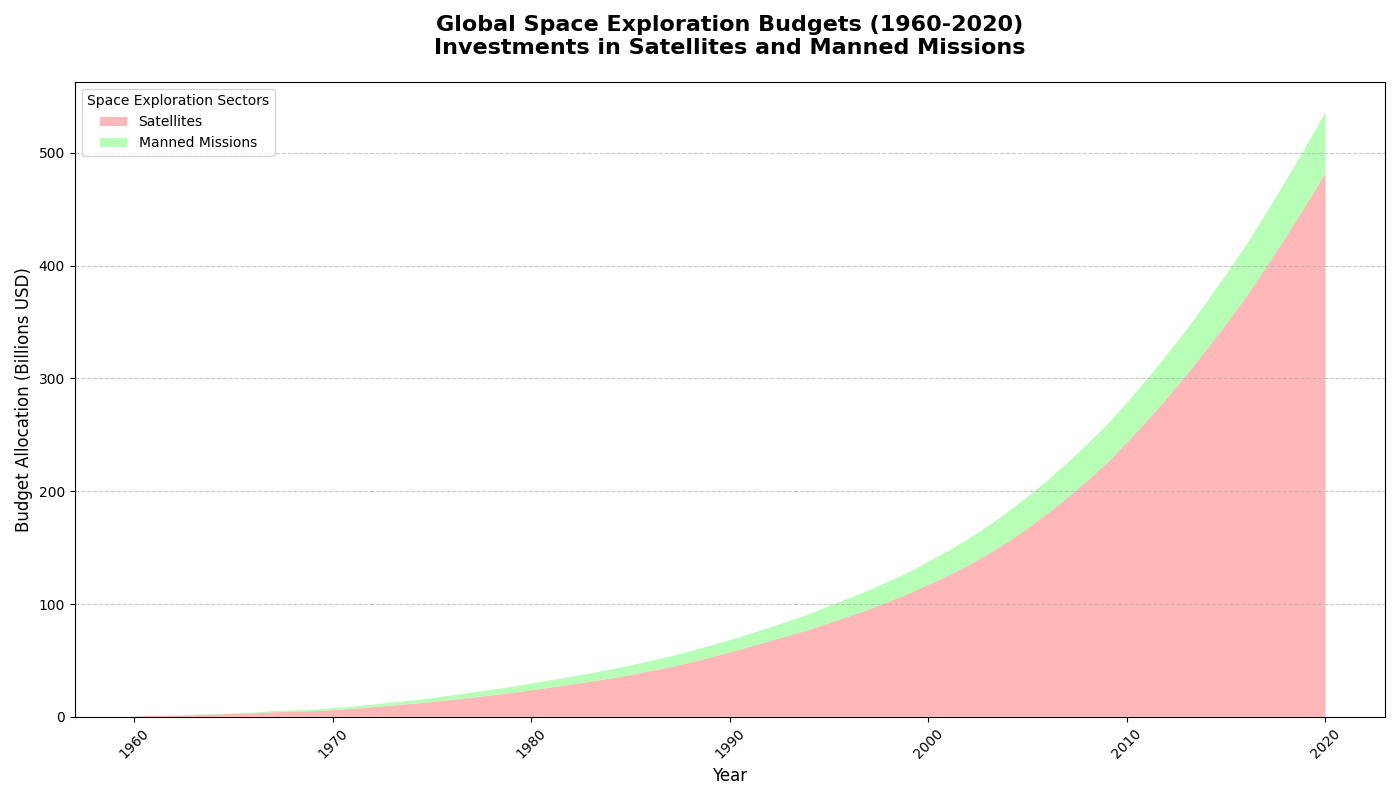

Generate this figure with Python:
import matplotlib.pyplot as plt
import numpy as np

# Define the years from 1960 to 2020
years = np.arange(1960, 2021)

# Define the budget allocations in billions
satellites = np.array([0.5, 0.8, 1.1, 1.5, 2.0, 2.5, 3.0, 4.0, 4.5, 5.0, 6.0, 7.0, 8.5, 10.0, 11.5, 13.0, 15.0, 17.0, 19.0, 21.0, 23.5, 26.0, 28.5, 31.0, 34.0, 37.0, 40.5, 44.0, 48.0, 52.5, 57.0, 62.0, 67.0, 72.0, 77.0, 83.0, 89.0, 95.0, 102.0, 109.0, 117.0, 125.0, 134.0, 144.0, 155.0, 167.0, 180.0, 194.0, 209.0, 225.0, 243.0, 262.0, 282.0, 303.0, 325.0, 348.0, 372.0, 398.0, 425.0, 453.0, 482.0])
missions = np.array([0.0, 0.1, 0.2, 0.3, 0.4, 0.6, 0.8, 1.0, 1.2, 1.4, 1.7, 2.0, 2.3, 2.7, 3.0, 3.5, 4.0, 4.5, 5.0, 5.5, 6.0, 6.5, 7.0, 7.5, 8.0, 8.5, 9.0, 9.5, 10.0, 10.5, 11.0, 11.5, 12.0, 13.0, 14.0, 15.0, 16.0, 17.0, 18.0, 19.0, 20.5, 22.0, 23.5, 25.0, 26.5, 28.0, 29.5, 31.0, 32.5, 34.0, 35.5, 37.0, 38.5, 40.0, 42.0, 44.0, 46.0, 48.0, 50.0, 52.0, 54.0])

# Create the stacked area plot
plt.figure(figsize=(14, 8))

plt.stackplot(years, satellites, missions,
              labels=['Satellites', 'Manned Missions'],
              colors=['#FF9999', '#99FF99'], alpha=0.7)

# Title and labels
plt.title("Global Space Exploration Budgets (1960-2020)\nInvestments in Satellites and Manned Missions", fontsize=16, fontweight='bold', pad=20)
plt.xlabel("Year", fontsize=12)
plt.ylabel("Budget Allocation (Billions USD)", fontsize=12)

# Legend
plt.legend(loc='upper left', fontsize=10, title="Space Exploration Sectors")

# Rotate x-axis labels for better readability
plt.xticks(rotation=45)

# Grid lines for better readability
plt.grid(axis='y', linestyle='--', alpha=0.7)

# Automatically adjust layout to prevent overlapping
plt.tight_layout()

# Display the chart
plt.show()
